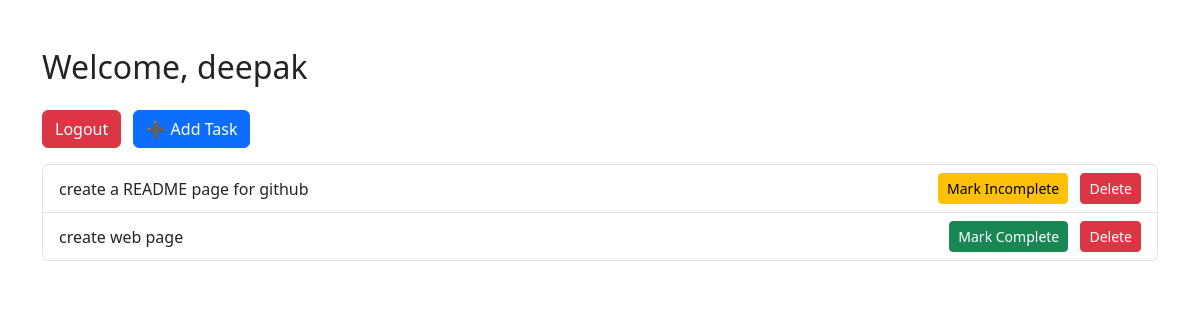
The app's page /dashboard/ (signed in) with its own data.
### todo/models.py (models this page shows, shortened)
class Task(models.Model):
    title = models.CharField(max_length=255)
    is_complete = models.BooleanField(default=False)
    user = models.ForeignKey(User, on_delete=models.CASCADE)

### todo/views.py (the view)
# urls.py: path('dashboard/', views.dashboard_view, name='dashboard'),
@login_required
def dashboard_view(request):
    if request.user.is_superuser:
        users = User.objects.all()
        tasks = Task.objects.all()
        return render(request, 'admin_dashboard.html', {'users': users, 'tasks': tasks})
    else:
        tasks = Task.objects.filter(user=request.user)
        return render(request, 'home.html', {'tasks': tasks})

### todo/templates/home.html (shortened to what this page needs)
<!DOCTYPE html>
<html>
<head>
  <link href="https://cdn.jsdelivr.net/npm/bootstrap@5.3.0/dist/css/bootstrap.min.css" rel="stylesheet">
</head>
<body class="container mt-5">
  <h2 class="mb-4">Welcome, {{ request.user.username }}</h2>
  <a href="{% url 'logout' %}" class="btn btn-danger mb-3">Logout</a>
  <a href="{% url 'add_task' %}" class="btn btn-primary mb-3 ms-2">➕ Add Task</a>
  <ul class="list-group">
    {% for task in tasks %}
      <li class="list-group-item d-flex justify-content-between align-items-center">
        {{ task.title }}
        <span>
          {% if task.is_complete %}
            <a href="{% url 'toggle_complete' task.id %}" class="btn btn-sm btn-warning">Mark Incomplete</a>
          {% else %}
            <a href="{% url 'toggle_complete' task.id %}" class="btn btn-sm btn-success">Mark Complete</a>
          {% endif %}
          <a href="{% url 'delete_task' task.id %}" class="btn btn-sm btn-danger ms-2">Delete</a>
        </span>
      </li>
    {% empty %}
      <li class="list-group-item">No tasks found.</li>
    {% endfor %}
  </ul>
</body>
</html>

### records on screen
Task: title "create a README page for github", is_complete "Mark Incomplete"
Task: title "create web page", is_complete "Mark Complete"

### other values on screen
{{ request.user.username }} "deepak"
